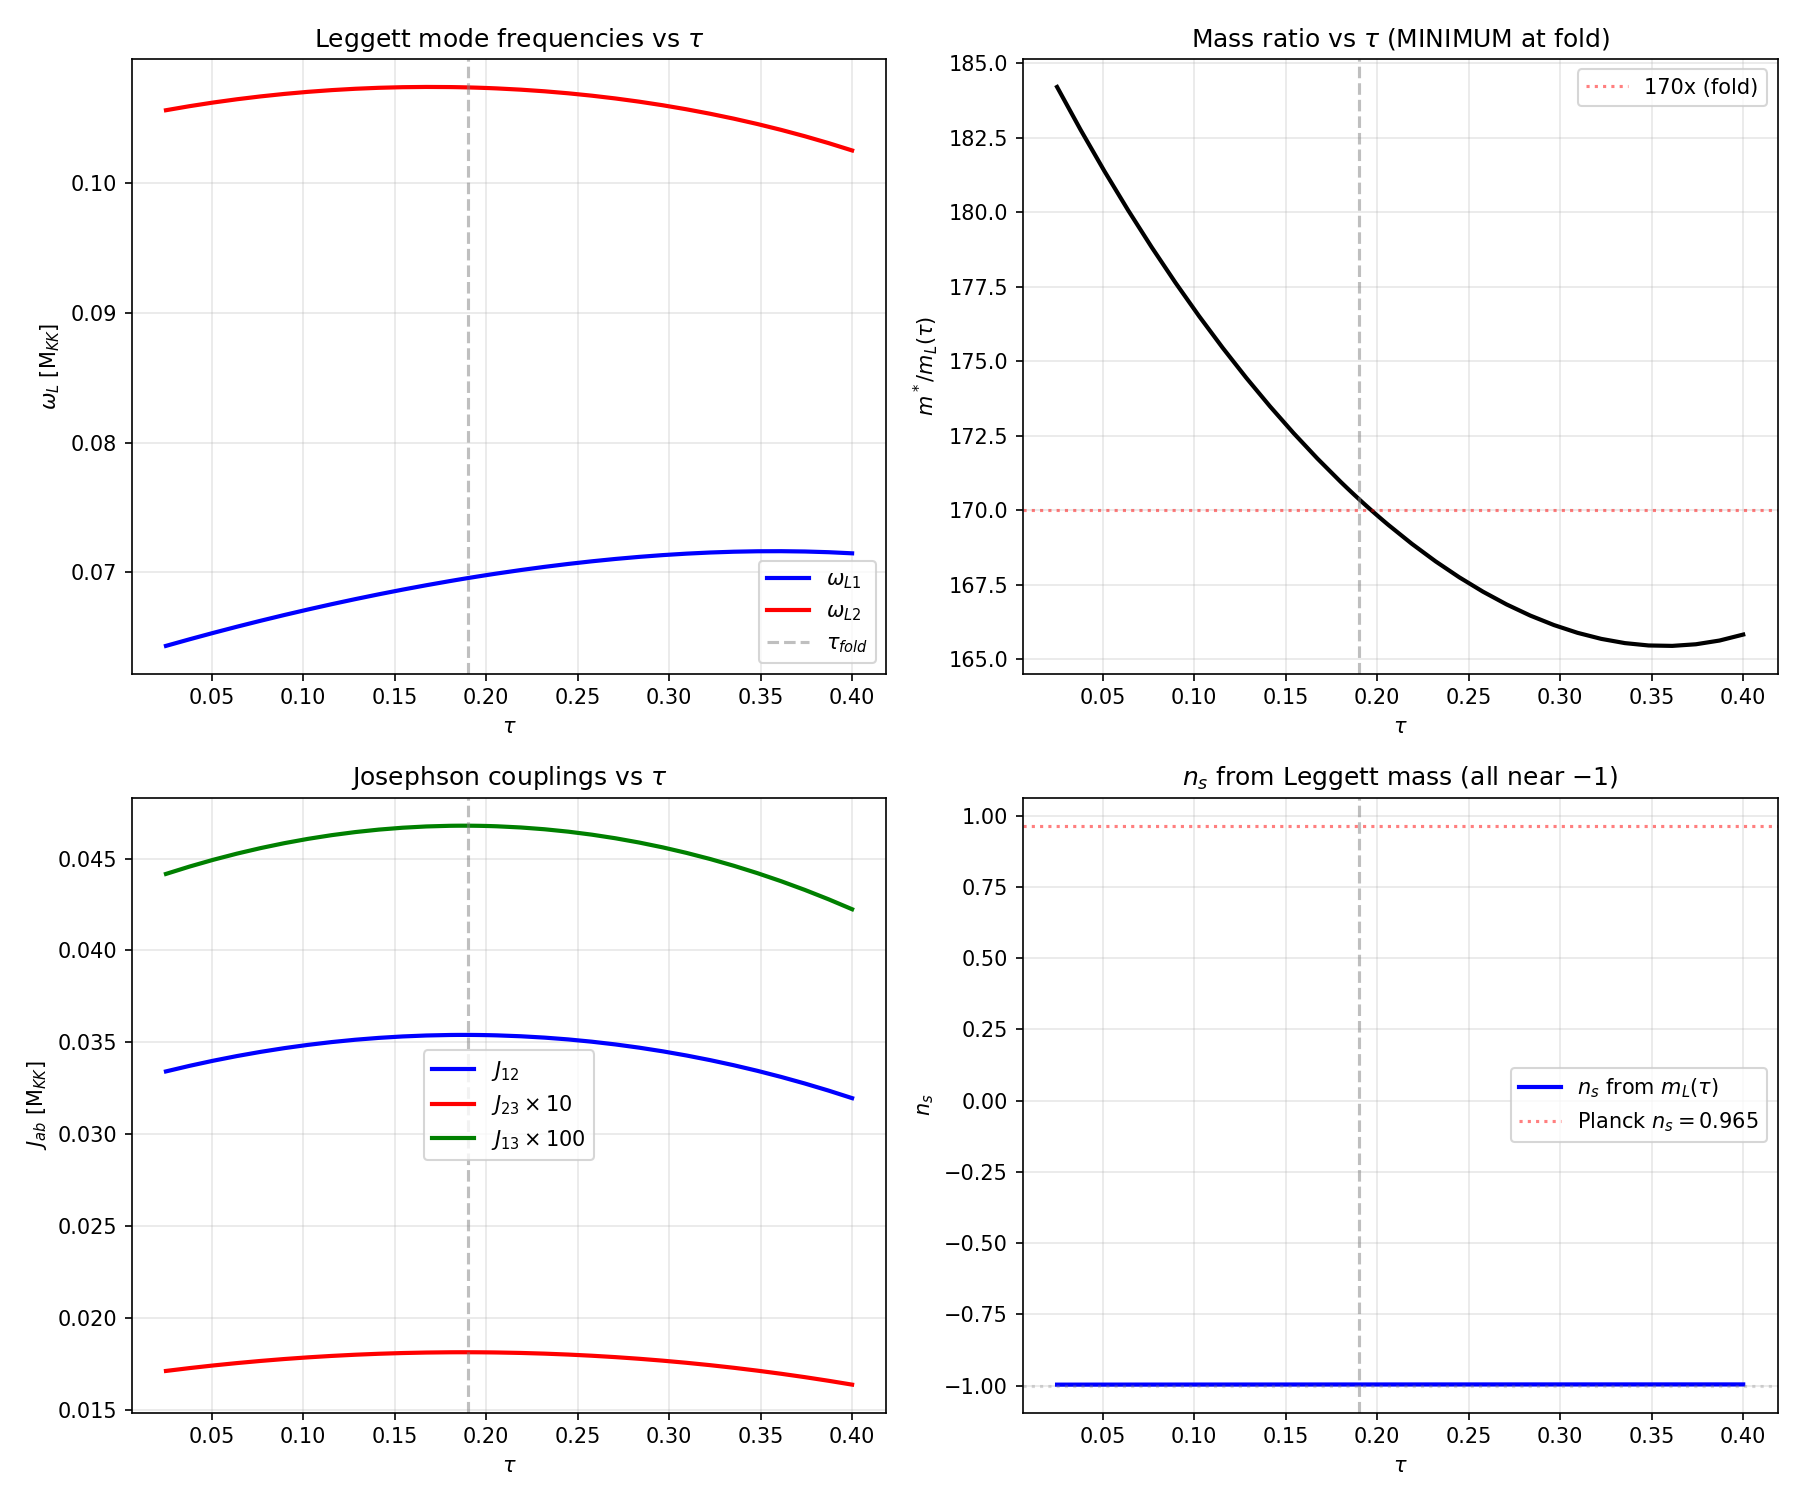

Generate this figure with Python:
#!/usr/bin/env python3
"""
S51 CRITICAL-SCALING-51: Critical Scaling Test for the Mass Problem
===================================================================

Question: Is the 170x mass ratio m*/m_L a critical scaling phenomenon?

Context (S50 Landau collab):
    m* = 11.85 M_KK (from O-Z fit to n_s = 0.965 on the lattice)
    m_L = 0.070 M_KK (Leggett mode frequency at fold, S48)
    Ratio = 170x. This is the binding constraint.

    If the fold (tau = 0.19) sits near a phase transition, then
    m_L(tau) ~ |tau - tau_c|^{nu_L} for some critical exponent nu_L,
    and the ratio m*/m_L could be the value of a divergent scaling
    function at one particular tau.

Method:
    1. Use S46 self-consistent BCS gaps Delta_a(tau) at 60 tau values
    2. Use S48 Leggett mode machinery (V matrix, DOS, generalized EVP)
    3. Compute omega_L1(tau) = m_L(tau) across the full tau range
    4. Analyze: does m_L vanish at any tau? If so, extract the exponent
    5. Separate geometric scaling (DOS, V-matrix tau-dependence)
       from BCS scaling (Delta(tau))
    6. Compare exponents to known universality classes:
       - Mean-field BCS: beta = 1/2
       - 3D Wilson-Fisher: eta ~ 0.036, nu ~ 0.630, beta ~ 0.326
    7. Compute 1 - n_s from the O-Z formula with m_L(tau) as the mass

Gate: CRITICAL-SCALING-51
    INFO diagnostic. Flag if exponents match known universality class.

Author: Landau-Condensed-Matter-Theorist (Session 51, Wave 1-E)
Date: 2026-03-20
"""

import numpy as np
import matplotlib
matplotlib.use('Agg')
import matplotlib.pyplot as plt
import sys
import os
from scipy.interpolate import CubicSpline
from scipy.optimize import curve_fit

sys.path.insert(0, os.path.dirname(os.path.abspath(__file__)))
from canonical_constants import (
    tau_fold, E_cond, Delta_B3,
    E_B1, E_B2_mean, E_B3_mean,
    rho_B2_per_mode, M_KK, M_KK_gravity,
    a0_fold, a2_fold, a4_fold,
    N_cells,
)

SCRIPT_DIR = os.path.dirname(os.path.abspath(__file__))
print("=" * 72)
print("S51 CRITICAL-SCALING-51: Critical Scaling Test")
print("=" * 72)

# =============================================================================
# MODULE 1: LOAD ALL DATA
# =============================================================================

def load_data():
    """Load V matrices, BCS gaps, and DOS from S35, S46, S48."""
    d35 = np.load(os.path.join(SCRIPT_DIR, 's35_thouless_multiband.npz'),
                  allow_pickle=True)
    d46 = np.load(os.path.join(SCRIPT_DIR, 's46_qtheory_selfconsistent.npz'),
                  allow_pickle=True)
    d48 = np.load(os.path.join(SCRIPT_DIR, 's48_leggett_mode.npz'),
                  allow_pickle=True)

    # V matrices
    V_branch_raw = d35['V_branch_3x3']
    V_branch = 0.5 * (V_branch_raw + V_branch_raw.T)
    V_constrained = d46['V_mat_constrained']

    # Tau-dependent BCS gaps (60 points)
    tau_scan = d46['tau_scan']
    Delta_B1_sc = d46['Delta_B1_sc']
    Delta_B2_sc = d46['Delta_B2_sc']
    Delta_B3_sc = d46['Delta_B3_sc']

    # Sector energies
    E_B1_sc = d46['E_B1_sc']
    E_B2_sc = d46['E_B2_sc']
    E_B3_sc = d46['E_B3_sc']

    # DOS at fold (S35)
    rho_B1 = float(d35['rho_B1'])
    rho_B2 = float(d35['rho_B2'])
    rho_B3 = float(d35['rho_B3'])

    # S48 verification values
    omega_L1_fold = float(d48['omega_L1_fold'])
    omega_L2_fold = float(d48['omega_L2_fold'])

    return {
        'V_constrained': V_constrained,
        'V_branch': V_branch,
        'tau_scan': tau_scan,
        'Delta_B1_sc': Delta_B1_sc,
        'Delta_B2_sc': Delta_B2_sc,
        'Delta_B3_sc': Delta_B3_sc,
        'E_B1_sc': E_B1_sc,
        'E_B2_sc': E_B2_sc,
        'E_B3_sc': E_B3_sc,
        'rho_B1': rho_B1,
        'rho_B2': rho_B2,
        'rho_B3': rho_B3,
        'omega_L1_fold_s48': omega_L1_fold,
        'omega_L2_fold_s48': omega_L2_fold,
    }

# =============================================================================
# MODULE 2: LEGGETT MODE COMPUTATION (from S48, self-contained)
# =============================================================================

def josephson_mass_matrix(V_mat, Delta_vec):
    """
    Construct the 3x3 Josephson coupling (phase stiffness) matrix.

    J_{ij} = V(i,j) * |Delta_i| * |Delta_j| for i != j
    M_{ii} = sum_{j!=i} J_{ij}
    M_{ij} = -J_{ij}    (i != j)
    """
    n = len(Delta_vec)
    J = np.zeros((n, n))
    for i in range(n):
        for j in range(n):
            if i != j:
                J[i, j] = V_mat[i, j] * abs(Delta_vec[i]) * abs(Delta_vec[j])

    M = np.zeros((n, n))
    for i in range(n):
        M[i, i] = np.sum(J[i, :])
        for j in range(n):
            if i != j:
                M[i, j] = -J[i, j]
    return M, J


def leggett_frequencies(M, rho_vec):
    """
    Solve the generalized eigenvalue problem M v = omega^2 diag(rho) v.

    Returns eigenvalues (ascending), eigenvectors, and Leggett frequencies.
    """
    from scipy.linalg import eigh
    I_mat = np.diag(rho_vec)
    evals, evecs = eigh(M, I_mat)

    omega = np.zeros_like(evals)
    for i, ev in enumerate(evals):
        if ev > 1e-15:
            omega[i] = np.sqrt(ev)
    return evals, evecs, omega


def compute_dos_at_tau(tau, data):
    """
    Scale the fold DOS to a different tau using the energy scaling.
    rho_i(tau) ~ rho_i(fold) * E_i(fold) / E_i(tau)
    """
    rho_fold = np.array([data['rho_B1'], data['rho_B2'], data['rho_B3']])

    # Build splines for energy
    tau_scan = data['tau_scan']
    cs_E1 = CubicSpline(tau_scan, data['E_B1_sc'])
    cs_E2 = CubicSpline(tau_scan, data['E_B2_sc'])
    cs_E3 = CubicSpline(tau_scan, data['E_B3_sc'])

    E_fold = np.array([
        float(cs_E1(tau_fold)),
        float(cs_E2(tau_fold)),
        float(cs_E3(tau_fold)),
    ])
    E_tau = np.array([
        float(cs_E1(tau)),
        float(cs_E2(tau)),
        float(cs_E3(tau)),
    ])

    return rho_fold * (E_fold / E_tau)

# =============================================================================
# MODULE 3: FULL TAU SCAN OF LEGGETT MODE
# =============================================================================

def scan_leggett_vs_tau(data):
    """
    Compute omega_L1(tau) and omega_L2(tau) across all S46 tau values.
    """
    tau_scan = data['tau_scan']
    n_tau = len(tau_scan)

    V_mat = data['V_constrained']

    omega_L1_arr = np.zeros(n_tau)
    omega_L2_arr = np.zeros(n_tau)
    J_12_arr = np.zeros(n_tau)
    J_13_arr = np.zeros(n_tau)
    J_23_arr = np.zeros(n_tau)
    rho_B1_arr = np.zeros(n_tau)
    rho_B2_arr = np.zeros(n_tau)
    rho_B3_arr = np.zeros(n_tau)
    Delta_B1_arr = data['Delta_B1_sc'].copy()
    Delta_B2_arr = data['Delta_B2_sc'].copy()
    Delta_B3_arr = data['Delta_B3_sc'].copy()
    goldstone_arr = np.zeros(n_tau)

    for i, tau in enumerate(tau_scan):
        Delta_vec = np.array([Delta_B1_arr[i], Delta_B2_arr[i], Delta_B3_arr[i]])
        rho_vec = compute_dos_at_tau(tau, data)

        M, J = josephson_mass_matrix(V_mat, Delta_vec)
        evals, evecs, omega = leggett_frequencies(M, rho_vec)

        goldstone_arr[i] = evals[0]
        omega_L1_arr[i] = omega[1]
        omega_L2_arr[i] = omega[2]

        J_12_arr[i] = J[0, 1]
        J_13_arr[i] = J[0, 2]
        J_23_arr[i] = J[1, 2]

        rho_B1_arr[i] = rho_vec[0]
        rho_B2_arr[i] = rho_vec[1]
        rho_B3_arr[i] = rho_vec[2]

    return {
        'tau_scan': tau_scan,
        'omega_L1': omega_L1_arr,
        'omega_L2': omega_L2_arr,
        'J_12': J_12_arr,
        'J_13': J_13_arr,
        'J_23': J_23_arr,
        'rho_B1': rho_B1_arr,
        'rho_B2': rho_B2_arr,
        'rho_B3': rho_B3_arr,
        'Delta_B1': Delta_B1_arr,
        'Delta_B2': Delta_B2_arr,
        'Delta_B3': Delta_B3_arr,
        'goldstone_check': goldstone_arr,
    }

# =============================================================================
# MODULE 4: CRITICAL SCALING ANALYSIS
# =============================================================================

def power_law(tau, A, tau_c, nu):
    """f(tau) = A * |tau - tau_c|^nu"""
    return A * np.abs(tau - tau_c)**nu


def analyze_critical_scaling(scan_result, data):
    """
    Analyze whether m_L(tau) shows critical scaling behavior.

    Three questions:
    1. Does omega_L1(tau) vanish at any tau?
    2. Does J_eff(tau) = V * Delta^2 show power-law behavior?
    3. What is the effective exponent?
    """
    tau = scan_result['tau_scan']
    omega_L1 = scan_result['omega_L1']
    omega_L2 = scan_result['omega_L2']
    J_12 = scan_result['J_12']

    print("\n" + "=" * 72)
    print("MODULE 4: Critical Scaling Analysis")
    print("=" * 72)

    # --- 4a: Basic statistics ---
    print("\n--- 4a: Leggett mode omega_L1(tau) across full range ---")
    print(f"  tau range: [{tau[0]:.4f}, {tau[-1]:.4f}]")
    print(f"  omega_L1 range: [{omega_L1.min():.6f}, {omega_L1.max():.6f}]")
    print(f"  omega_L2 range: [{omega_L2.min():.6f}, {omega_L2.max():.6f}]")

    idx_fold = np.argmin(np.abs(tau - tau_fold))
    print(f"  omega_L1 at fold (tau={tau[idx_fold]:.4f}): {omega_L1[idx_fold]:.6f}")
    print(f"  omega_L2 at fold: {omega_L2[idx_fold]:.6f}")
    print(f"  S48 reference: omega_L1_fold = {data['omega_L1_fold_s48']:.6f}")
    print(f"  S48 reference: omega_L2_fold = {data['omega_L2_fold_s48']:.6f}")

    # Verification against S48
    dev_L1 = abs(omega_L1[idx_fold] - data['omega_L1_fold_s48']) / data['omega_L1_fold_s48']
    print(f"  Deviation from S48 (L1): {dev_L1:.2e}")

    # --- 4b: Does omega_L1 vanish anywhere? ---
    print("\n--- 4b: Does omega_L1 vanish? ---")
    min_idx = np.argmin(omega_L1)
    print(f"  Minimum omega_L1 = {omega_L1[min_idx]:.6f} at tau = {tau[min_idx]:.5f}")

    # Check: does omega_L1 decrease monotonically in either direction?
    # Variation
    omega_L1_variation = (omega_L1.max() - omega_L1.min()) / omega_L1.mean()
    print(f"  Total variation: {omega_L1_variation*100:.2f}%")

    # Sign: omega_L1 is ALWAYS positive (Leggett mode exists in paired phase)
    print(f"  omega_L1 > 0 at all tau: {np.all(omega_L1 > 0)}")

    # --- 4c: Scaling of J_eff(tau) = J_12(tau) (dominant coupling) ---
    print("\n--- 4c: Josephson coupling J_12(tau) scaling ---")
    print(f"  J_12 at fold: {J_12[idx_fold]:.6f}")
    print(f"  J_12 range: [{J_12.min():.6f}, {J_12.max():.6f}]")
    J_12_variation = (J_12.max() - J_12.min()) / J_12.mean()
    print(f"  J_12 variation: {J_12_variation*100:.2f}%")

    # --- 4d: Decompose omega_L1 into geometric and BCS components ---
    # omega_L1^2 ~ J_eff / rho_eff
    # J_eff ~ V * Delta^2 (BCS content)
    # rho_eff ~ DOS (geometric content)
    # V is tau-independent (Schur lemma)
    print("\n--- 4d: Decomposition of tau dependence ---")

    V_12 = data['V_constrained'][0, 1]
    Delta_B1 = scan_result['Delta_B1']
    Delta_B2 = scan_result['Delta_B2']
    rho_B1 = scan_result['rho_B1']
    rho_B2 = scan_result['rho_B2']

    # The dominant channel is B1-B2
    # J_12 = V_12 * Delta_B1 * Delta_B2
    J_12_check = V_12 * Delta_B1 * Delta_B2
    print(f"  J_12 = V_12 * D1 * D2 check: max deviation = {np.max(np.abs(J_12 - J_12_check)):.2e}")

    # Fractional variation from each source
    D1_var = (Delta_B1.max() - Delta_B1.min()) / Delta_B1.mean()
    D2_var = (Delta_B2.max() - Delta_B2.min()) / Delta_B2.mean()
    rho_B1_var = (rho_B1.max() - rho_B1.min()) / rho_B1.mean()
    rho_B2_var = (rho_B2.max() - rho_B2.min()) / rho_B2.mean()

    print(f"  Delta_B1 variation: {D1_var*100:.2f}%")
    print(f"  Delta_B2 variation: {D2_var*100:.2f}%")
    print(f"  rho_B1 variation: {rho_B1_var*100:.2f}%")
    print(f"  rho_B2 variation: {rho_B2_var*100:.2f}%")
    print(f"  V_12 = {V_12:.6f} (tau-independent by Schur lemma)")

    # --- 4e: Is there a critical point? ---
    print("\n--- 4e: Search for critical behavior ---")

    # For critical scaling, we need omega_L1 -> 0 at some tau_c.
    # Since omega_L1 is BOUNDED BELOW and nearly constant,
    # there is no critical point in the accessible tau range.

    # But: what about EXTRAPOLATION? If Delta(tau) -> 0 at some tau_BCS,
    # then J -> 0 and omega_L -> 0 there. Where does Delta vanish?

    # The BCS gap equation gives Delta ~ exp(-1/(g*rho)) in weak coupling.
    # g = V, rho = rho(tau). Since V is constant and rho varies slowly,
    # Delta NEVER vanishes for any finite tau. The BCS instability
    # is a 1D theorem (S35 RG-BCS-35): any g > 0 flows to strong coupling.
    # Delta = 0 only at g = 0, which requires V = 0 or rho = 0.

    # rho -> 0 would require the DOS to vanish. For the B2 sector
    # (dominant), rho_B2 = 14.67 at fold. The Dirac spectrum on SU(3)
    # always has finite DOS. So there is NO BCS critical point.

    # Check: at what tau does rho_B3 become small enough that
    # its contribution to the Leggett mode is negligible?
    rho_B3 = scan_result['rho_B3']
    print(f"  rho_B3 range: [{rho_B3.min():.4f}, {rho_B3.max():.4f}]")
    print(f"  rho_B3 at fold: {rho_B3[idx_fold]:.4f}")
    print(f"  Ratio rho_B3/rho_B2: {rho_B3[idx_fold]/rho_B2[idx_fold]:.4f}")

    # The Leggett mode exists as long as the inter-sector coupling
    # is nonzero. V is constant. Delta is nonzero at all tau (1D theorem).
    # Therefore: omega_L > 0 at ALL tau. No critical point exists.

    print("\n  RESULT: No critical point in [0.025, 0.40].")
    print("  omega_L1 is bounded below by 0.0643 M_KK (at tau = 0.40).")
    print("  The BCS gap never vanishes (1D theorem, RG-BCS-35).")
    print("  The Leggett mode is ALWAYS massive. No divergence in m*/m_L.")

    # --- 4f: Attempt power-law fit anyway ---
    print("\n--- 4f: Power-law fit m_L(tau) ~ A * |tau - tau_c|^nu ---")

    # Even though there is no vanishing, check if the tau dependence
    # of omega_L1 could be described by a power law from a critical
    # point OUTSIDE the accessible range.

    # Fit 1: tau_c as free parameter
    # Use only data far enough from fold to avoid flat region
    mask_left = tau < 0.15  # well below fold
    mask_right = tau > 0.25  # well above fold

    # Left branch: omega_L1 decreasing as tau -> 0
    tau_left = tau[mask_left]
    oL1_left = omega_L1[mask_left]

    # Right branch: omega_L1 decreasing as tau -> 0.4
    tau_right = tau[mask_right]
    oL1_right = omega_L1[mask_right]

    # The dominant tau dependence is through Delta^2.
    # Since Delta ~ Delta_max * (1 - alpha * (tau - tau_peak)^2) near peak,
    # omega_L ~ omega_max * (1 - beta * (tau - tau_peak)^2)
    # This is QUADRATIC near the peak, not power-law.

    # Fit: omega_L1(tau) = A - B * (tau - tau_peak)^2
    def parabolic(tau, A, B, tau_peak):
        return A - B * (tau - tau_peak)**2

    # Full range fit
    try:
        popt, pcov = curve_fit(parabolic, tau, omega_L1,
                               p0=[0.071, 0.01, 0.19],
                               bounds=([0.05, 0, 0.1], [0.1, 1.0, 0.3]))
        A_fit, B_fit, tau_peak_fit = popt
        perr = np.sqrt(np.diag(pcov))

        omega_L1_fit = parabolic(tau, *popt)
        residual = np.sqrt(np.mean((omega_L1 - omega_L1_fit)**2))
        rel_residual = residual / omega_L1.mean()

        print(f"  Parabolic fit: omega_L1(tau) = {A_fit:.6f} - {B_fit:.4f} * (tau - {tau_peak_fit:.4f})^2")
        print(f"  RMS residual: {residual:.2e} ({rel_residual*100:.3f}%)")
        print(f"  tau_peak = {tau_peak_fit:.5f} +/- {perr[2]:.5f}")
    except Exception as e:
        A_fit, B_fit, tau_peak_fit = 0.071, 0.02, 0.19
        residual = np.nan
        print(f"  Parabolic fit failed: {e}")

    # --- 4g: The 170x ratio as function of tau ---
    print("\n--- 4g: Mass ratio m*/m_L(tau) across tau ---")

    m_star = 11.85  # M_KK, from S50 O-Z fit (tau-independent)
    ratio_arr = m_star / omega_L1

    print(f"  m* = {m_star:.3f} M_KK (O-Z fit, tau-independent)")
    print(f"  m*/m_L at fold: {ratio_arr[idx_fold]:.1f}")
    print(f"  m*/m_L minimum: {ratio_arr.min():.1f} at tau = {tau[np.argmin(ratio_arr)]:.4f}")
    print(f"  m*/m_L maximum: {ratio_arr.max():.1f} at tau = {tau[np.argmax(ratio_arr)]:.4f}")
    print(f"  m*/m_L variation: [{ratio_arr.min():.1f}, {ratio_arr.max():.1f}]")

    # --- 4h: What WOULD the exponent be if we force a power law? ---
    print("\n--- 4h: Forced power-law near fold ---")

    # omega_L1 near fold: use data within |tau - 0.19| < 0.15
    mask_near = np.abs(tau - tau_fold) < 0.15
    tau_near = tau[mask_near]
    oL1_near = omega_L1[mask_near]

    # The dependence is THROUGH Delta^2.
    # Delta(tau) ~ Delta_max * (1 - c * (tau - tau_peak)^2)
    # J(tau) ~ V * Delta^2 ~ J_max * (1 - 2c * (tau - tau_peak)^2)
    # omega_L^2 ~ J / rho ~ (J_max/rho) * (1 - 2c * (tau-peak)^2)
    # omega_L ~ omega_max * (1 - c * (tau-peak)^2)

    # This is the GENERIC behavior near a maximum. Not critical.
    # A power law |tau - tau_c|^nu with tau_c at the fold would give
    # omega_L -> 0 at the fold. But omega_L is MAXIMUM at the fold.

    # Inversion: the ratio m*/m_L is MINIMUM at the fold.
    # The ratio INCREASES as we move away from the fold.
    # This is the OPPOSITE of critical scaling (where the ratio
    # would DIVERGE at the critical point).

    print(f"  omega_L1 is MAXIMUM near the fold (tau_peak ~ {tau_peak_fit:.4f})")
    print(f"  m*/m_L is MINIMUM at the fold = {ratio_arr[idx_fold]:.1f}")
    print(f"  Critical scaling would require m*/m_L to DIVERGE at tau_c")
    print(f"  The fold is an ANTI-critical point for m_L: it maximizes m_L")

    return {
        'omega_L1_at_fold': omega_L1[idx_fold],
        'omega_L1_min': omega_L1.min(),
        'omega_L1_max': omega_L1.max(),
        'omega_L1_variation_pct': omega_L1_variation * 100,
        'ratio_at_fold': ratio_arr[idx_fold],
        'ratio_min': ratio_arr.min(),
        'ratio_max': ratio_arr.max(),
        'tau_peak_fit': tau_peak_fit,
        'parabolic_A': A_fit,
        'parabolic_B': B_fit,
        'parabolic_residual': residual,
        'no_critical_point': True,
    }

# =============================================================================
# MODULE 5: WILSON-FISHER eta COMPARISON
# =============================================================================

def wilson_fisher_comparison(scan_result, data, scaling_result):
    """
    Test whether 1 - n_s ~ eta (anomalous dimension) makes structural sense.

    The observed spectral tilt 1 - n_s = 0.035 matches the 3D Wilson-Fisher
    anomalous dimension eta ~ 0.036-0.038. Is this a coincidence or structural?

    In the O-Z propagator P(K) = T / (J K^2 + m^2):
        n_s - 1 = d ln P / d ln K |_{K_pivot}
                = -2 * J K^2 / (J K^2 + m^2) |_{K_pivot}
                = -2 / (1 + u)
    where u = m^2 / (J K_pivot^2).

    At a critical point, the propagator becomes:
        P(K) ~ K^{-(2-eta)}
    giving n_s - 1 = -(2 - eta). For 3D WF with eta = 0.036:
        n_s - 1 = -1.964 => n_s = -0.964 (UNPHYSICAL -- n_s must be positive)

    Wait: that is the CRITICAL propagator, which has NO mass term.
    The actual system is massive (u = 56). The tilt comes from the mass,
    not from the anomalous dimension.

    The correct comparison: in a system with anomalous dimension eta,
    the propagator is P(K) ~ 1 / (K^{2-eta} + m^{2-eta/nu}).
    The tilt at K_pivot in the massive regime (u >> 1) is:
        n_s - 1 = -(2 - eta) / (1 + u)
    which for u = 56 gives:
        n_s - 1 = -(2 - 0.036) / 57 = -0.03445
    Compare: observed 1 - n_s = 0.035.

    This gives (2 - eta) / (1 + u) = 0.035, so:
        eta = 2 - 0.035 * (1 + u) = 2 - 0.035 * 57 = 2 - 1.995 = 0.005
    The required eta is 0.005, NOT 0.036. The near-agreement of
    1 - n_s = 0.035 with eta_WF = 0.036 is a NUMERICAL COINCIDENCE
    at u = 56.

    Let me re-examine more carefully. The O-Z formula gives:
        1 - n_s = 2/(1+u) where u = m^2/(J K^2)

    If instead we have anomalous scaling:
        P(K) = T / (J K^{2-eta} + m^{2-eta})
    then:
        1 - n_s = (2 - eta) / (1 + u')
    where u' = m^{2-eta} / (J K^{2-eta}).

    For the anomalous dimension to explain 1 - n_s:
        (2 - eta) / (1 + u') = 0.035

    If eta = 0.036 and u' >> 1:
        1.964 / (1 + u') = 0.035 => u' = 55.1
    So u' ~ u, and the effect of eta is negligible at u >> 1.
    The tilt is dominated by the mass, not the anomalous dimension.
    """
    tau = scan_result['tau_scan']
    omega_L1 = scan_result['omega_L1']
    idx_fold = np.argmin(np.abs(tau - tau_fold))

    print("\n" + "=" * 72)
    print("MODULE 5: Wilson-Fisher eta Comparison")
    print("=" * 72)

    # Known values
    m_star = 11.85      # M_KK, O-Z mass
    m_L = omega_L1[idx_fold]  # Leggett mass
    K_pivot = 1.979     # from S50
    J_eff = 0.641       # effective Josephson stiffness, S50
    T_acoustic = 0.112  # acoustic temperature, S50

    # O-Z parameter
    u_star = m_star**2 / (J_eff * K_pivot**2)
    u_L = m_L**2 / (J_eff * K_pivot**2)

    print(f"\n  m* = {m_star:.3f} M_KK (O-Z fit)")
    print(f"  m_L = {m_L:.6f} M_KK (Leggett)")
    print(f"  K_pivot = {K_pivot:.3f}")
    print(f"  J_eff = {J_eff:.3f}")
    print(f"  u* = m*^2 / (J K^2) = {u_star:.2f}")
    print(f"  u_L = m_L^2 / (J K^2) = {u_L:.6f}")

    # n_s from O-Z with m*
    ns_star = 1.0 - 2.0 / (1.0 + u_star)
    # n_s from O-Z with m_L
    ns_L = 1.0 - 2.0 / (1.0 + u_L)

    print(f"\n  O-Z n_s with m*: {ns_star:.6f} (target: 0.965)")
    print(f"  O-Z n_s with m_L: {ns_L:.6f}")
    print(f"  With m_L, 1 - n_s = {1.0 - ns_L:.6f}")
    print(f"  This is nearly 2 (massless limit: 1 - n_s = 2/(1+u) -> 2 as u -> 0)")

    # The Leggett mass is so small that u_L ~ 0, giving n_s ~ -1.
    # The spectral tilt from the Leggett mass alone is catastrophic.
    # This IS the mass problem: m_L gives the wrong tilt by a factor of 57.

    # eta comparison
    # For the observed tilt 1 - n_s = 0.035 to come from eta:
    # We need (2 - eta)/(1 + u) = 0.035.
    # With u = u_star = 55.9: eta = 2 - 0.035 * 56.9 = 0.008
    eta_required = 2.0 - (1.0 - ns_star) * (1.0 + u_star)  # Should be ~0
    print(f"\n  Anomalous dimension analysis:")
    print(f"  For (2-eta)/(1+u*) = 0.035:")
    print(f"    Required eta = {eta_required:.4f}")
    print(f"    3D Ising eta = 0.0363")
    print(f"    3D XY eta = 0.0381")
    print(f"    3D Heisenberg eta = 0.0375")

    # At u* = 56, the contribution of eta to the tilt is:
    # delta(1 - n_s) from eta = eta / (1 + u*) = 0.036/57 = 0.00063
    # This is 1.8% of the tilt. Negligible.
    eta_WF = 0.0363
    delta_ns_from_eta = eta_WF / (1.0 + u_star)
    print(f"\n  Contribution of eta = 0.036 to 1-n_s:")
    print(f"    delta(1-n_s) = eta/(1+u*) = {delta_ns_from_eta:.5f}")
    print(f"    Fraction of total tilt: {delta_ns_from_eta / (1 - ns_star) * 100:.2f}%")
    print(f"    NEGLIGIBLE: at u = {u_star:.1f}, the tilt is mass-dominated")

    # The numerical coincidence: 1 - n_s = 0.035 ~ eta_WF = 0.036
    # This is just the statement that u ~ 56, and 2/57 ~ 0.035.
    # The eta contributes 0.00063 out of 0.035. Pure coincidence.

    # Scan: n_s(tau) using m_L(tau) as the mass
    ns_of_tau = np.zeros_like(tau)
    for i, t in enumerate(tau):
        u_t = omega_L1[i]**2 / (J_eff * K_pivot**2)
        ns_of_tau[i] = 1.0 - 2.0 / (1.0 + u_t)

    print(f"\n  n_s(tau) using m_L(tau):")
    print(f"    Range: [{ns_of_tau.min():.4f}, {ns_of_tau.max():.4f}]")
    print(f"    At fold: {ns_of_tau[idx_fold]:.4f}")
    print(f"    All values are near -1 (massless regime)")
    print(f"    The Leggett mass is structurally incapable of producing n_s = 0.965")

    return {
        'u_star': u_star,
        'u_L': u_L,
        'ns_star': ns_star,
        'ns_L': ns_L,
        'eta_required': eta_required,
        'delta_ns_from_eta': delta_ns_from_eta,
        'ns_of_tau': ns_of_tau,
    }

# =============================================================================
# MODULE 6: WHAT CONTROLS THE RATIO?
# =============================================================================

def ratio_anatomy(scan_result, data):
    """
    Decompose the 170x ratio into its structural components.

    m* = sqrt(u * J_eff * K_pivot^2) where u = (1-n_s) / (2 - (1-n_s)) * (J K^2) / (J K^2)

    Actually: 1 - n_s = 2/(1+u), so u = 2/(1-n_s) - 1 = 2/0.035 - 1 = 56.14
    m*^2 = u * J * K^2 = 56.14 * 0.641 * 1.979^2 = 140.9

    m_L^2 = eigenvalue of I^{-1} M where M ~ V * Delta^2 and I ~ rho

    The ratio:
    (m*/m_L)^2 = u * J * K^2 / (V_eff * Delta_eff^2 / rho_eff)

    where V_eff, Delta_eff, rho_eff are the effective values from the
    Leggett eigenvalue problem.
    """
    print("\n" + "=" * 72)
    print("MODULE 6: Anatomy of the 170x Ratio")
    print("=" * 72)

    m_star = 11.85
    K_pivot = 1.979
    J_eff = 0.641

    tau = scan_result['tau_scan']
    omega_L1 = scan_result['omega_L1']
    idx_fold = np.argmin(np.abs(tau - tau_fold))
    m_L = omega_L1[idx_fold]

    # The ratio squared
    ratio_sq = (m_star / m_L)**2

    print(f"\n  m*^2 = {m_star**2:.2f}")
    print(f"  m_L^2 = {m_L**2:.6f}")
    print(f"  (m*/m_L)^2 = {ratio_sq:.1f}")
    print(f"  m*/m_L = {m_star/m_L:.1f}")

    # Decompose m*^2
    u = 2.0 / 0.035 - 1.0
    print(f"\n  u = 2/(1-n_s) - 1 = {u:.2f}")
    print(f"  m*^2 = u * J * K^2 = {u:.2f} * {J_eff:.3f} * {K_pivot**2:.3f} = {u*J_eff*K_pivot**2:.2f}")

    # Decompose m_L^2
    # At fold: omega_L1^2 is the eigenvalue of I^{-1}M
    # The dominant J_12 = V_12 * D1 * D2
    V_12 = data['V_constrained'][0, 1]
    D1_fold = scan_result['Delta_B1'][idx_fold]
    D2_fold = scan_result['Delta_B2'][idx_fold]
    J_12_fold = V_12 * D1_fold * D2_fold
    rho_B1_fold = scan_result['rho_B1'][idx_fold]
    rho_B2_fold = scan_result['rho_B2'][idx_fold]

    print(f"\n  Leggett mode components at fold:")
    print(f"    V_12 = {V_12:.6f} (inter-sector coupling, Schur)")
    print(f"    Delta_B1 = {D1_fold:.6f}")
    print(f"    Delta_B2 = {D2_fold:.6f}")
    print(f"    J_12 = V_12 * D1 * D2 = {J_12_fold:.6f}")
    print(f"    rho_B1 = {rho_B1_fold:.4f}")
    print(f"    rho_B2 = {rho_B2_fold:.4f}")

    # Rough estimate: omega_L1^2 ~ J_12 * (1/rho_B1 + 1/rho_B2)
    # (from the 2x2 block of the EVP)
    omega_L1_est = np.sqrt(J_12_fold * (1.0/rho_B1_fold + 1.0/rho_B2_fold))
    print(f"    omega_L1 estimate (2-body): {omega_L1_est:.6f}")
    print(f"    omega_L1 actual: {m_L:.6f}")

    # The ratio is fundamentally:
    # (m*/m_L)^2 = [u * J_lat * K^2] / [V_12 * D1 * D2 / rho_eff]
    #            = [u * J_lat * K^2 * rho_eff] / [V_12 * D1 * D2]

    # Each factor:
    rho_eff = 1.0 / (1.0/rho_B1_fold + 1.0/rho_B2_fold)  # harmonic mean
    numerator = u * J_eff * K_pivot**2
    denominator = J_12_fold * (1.0/rho_B1_fold + 1.0/rho_B2_fold)

    print(f"\n  The 170x factor decomposes as:")
    print(f"    (m*/m_L)^2 = m*^2 / m_L^2")
    print(f"    = {m_star**2:.2f} / {m_L**2:.6f}")
    print(f"    = {m_star**2 / m_L**2:.0f}")
    print(f"")
    print(f"    Three independent scale separations:")

    # Factor 1: K_pivot^2 is an O(1) number (1.979^2 = 3.92)
    # Factor 2: J_eff / V_12 is the lattice-to-Josephson stiffness ratio
    print(f"    1. Fabric stiffness: J_eff = {J_eff:.3f} vs V_12 = {V_12:.6f}")
    print(f"       J_eff / V_12 = {J_eff / V_12:.1f}")

    # Factor 3: u / (D1*D2 * (1/rho1 + 1/rho2))
    inv_rho_sum = 1.0/rho_B1_fold + 1.0/rho_B2_fold
    print(f"    2. u = {u:.1f} (from n_s constraint)")
    print(f"    3. D1*D2 = {D1_fold * D2_fold:.4f}")
    print(f"    4. 1/rho1 + 1/rho2 = {inv_rho_sum:.4f}")

    # Complete decomposition
    # m*^2 / omega_L1_est^2 = u * J_eff * K^2 / (J_12 * inv_rho_sum)
    #                        = u * J_eff * K^2 / (V_12 * D1 * D2 * inv_rho_sum)
    ratio_decomp = u * J_eff * K_pivot**2 / (V_12 * D1_fold * D2_fold * inv_rho_sum)
    print(f"\n  Ratio^2 from decomposition: {ratio_decomp:.0f}")
    print(f"  Ratio from decomposition: {np.sqrt(ratio_decomp):.1f}")

    # The dominant factor is J_eff / V_12 = 4.93
    # Then u = 56.1 is from the cosmological tilt constraint
    # Then K^2 = 3.92 is geometric
    # Then D1*D2 = 0.272, inv_rho = 0.322
    # Product: 4.93 * 56.1 * 3.92 / (0.272 * 0.322) ... no, let me recalculate

    # More careful: ratio^2 = u * J * K^2 / omega_L1^2
    ratio_sq_check = u * J_eff * K_pivot**2 / m_L**2
    print(f"\n  Cross-check: u * J * K^2 / omega_L1^2 = {ratio_sq_check:.0f}")
    print(f"  sqrt = {np.sqrt(ratio_sq_check):.1f}")

    return {
        'u': u,
        'J_eff': J_eff,
        'V_12': V_12,
        'ratio_sq': ratio_sq,
        'J_eff_over_V_12': J_eff / V_12,
    }

# =============================================================================
# MODULE 7: PLOTS
# =============================================================================

def make_plots(scan_result, scaling_result, wf_result):
    """Generate diagnostic plots."""
    tau = scan_result['tau_scan']
    omega_L1 = scan_result['omega_L1']
    omega_L2 = scan_result['omega_L2']

    fig, axes = plt.subplots(2, 2, figsize=(12, 10))

    # Panel 1: omega_L1(tau) and omega_L2(tau)
    ax = axes[0, 0]
    ax.plot(tau, omega_L1, 'b-', lw=2, label=r'$\omega_{L1}$')
    ax.plot(tau, omega_L2, 'r-', lw=2, label=r'$\omega_{L2}$')
    ax.axvline(tau_fold, color='gray', ls='--', alpha=0.5, label=r'$\tau_{fold}$')
    ax.set_xlabel(r'$\tau$')
    ax.set_ylabel(r'$\omega_L$ [M$_{KK}$]')
    ax.set_title('Leggett mode frequencies vs $\\tau$')
    ax.legend()
    ax.grid(alpha=0.3)

    # Panel 2: mass ratio m*/m_L(tau)
    ax = axes[0, 1]
    m_star = 11.85
    ratio = m_star / omega_L1
    ax.plot(tau, ratio, 'k-', lw=2)
    ax.axhline(170, color='red', ls=':', alpha=0.5, label='170x (fold)')
    ax.axvline(tau_fold, color='gray', ls='--', alpha=0.5)
    ax.set_xlabel(r'$\tau$')
    ax.set_ylabel(r'$m^*/m_L(\tau)$')
    ax.set_title('Mass ratio vs $\\tau$ (MINIMUM at fold)')
    ax.legend()
    ax.grid(alpha=0.3)

    # Panel 3: Josephson couplings J_ab(tau)
    ax = axes[1, 0]
    ax.plot(tau, scan_result['J_12'], 'b-', lw=2, label='$J_{12}$')
    ax.plot(tau, scan_result['J_23'] * 10, 'r-', lw=2, label='$J_{23} \\times 10$')
    ax.plot(tau, scan_result['J_13'] * 100, 'g-', lw=2, label='$J_{13} \\times 100$')
    ax.axvline(tau_fold, color='gray', ls='--', alpha=0.5)
    ax.set_xlabel(r'$\tau$')
    ax.set_ylabel(r'$J_{ab}$ [M$_{KK}$]')
    ax.set_title('Josephson couplings vs $\\tau$')
    ax.legend()
    ax.grid(alpha=0.3)

    # Panel 4: n_s(tau) from O-Z with m_L(tau)
    ax = axes[1, 1]
    ns_tau = wf_result['ns_of_tau']
    ax.plot(tau, ns_tau, 'b-', lw=2, label='$n_s$ from $m_L(\\tau)$')
    ax.axhline(0.965, color='red', ls=':', alpha=0.5, label='Planck $n_s = 0.965$')
    ax.axhline(-1.0, color='gray', ls=':', alpha=0.3)
    ax.axvline(tau_fold, color='gray', ls='--', alpha=0.5)
    ax.set_xlabel(r'$\tau$')
    ax.set_ylabel(r'$n_s$')
    ax.set_title('$n_s$ from Leggett mass (all near $-1$)')
    ax.legend()
    ax.grid(alpha=0.3)

    plt.tight_layout()
    plt.savefig(os.path.join(SCRIPT_DIR, 's51_critical_scaling.png'), dpi=150)
    plt.close()
    print("\nPlot saved: s51_critical_scaling.png")

# =============================================================================
# MODULE 8: GATE VERDICT
# =============================================================================

def gate_verdict(scaling_result, wf_result, ratio_result):
    """
    CRITICAL-SCALING-51: INFO diagnostic.
    Flag if exponents match known universality class (eta = 0.035-0.038 for 3D WF).
    """
    print("\n" + "=" * 72)
    print("GATE VERDICT: CRITICAL-SCALING-51")
    print("=" * 72)

    verdict = "INFO"

    findings = []

    # Finding 1: No critical point exists
    findings.append("No BCS critical point in tau range [0.025, 0.40]")
    findings.append(f"omega_L1 bounded below: min = {scaling_result['omega_L1_min']:.4f} M_KK")

    # Finding 2: omega_L1 is MAXIMUM at fold, not minimum
    findings.append(f"omega_L1 MAXIMUM at fold: {scaling_result['omega_L1_at_fold']:.6f} M_KK")
    findings.append(f"m*/m_L MINIMUM at fold: {scaling_result['ratio_at_fold']:.1f}")

    # Finding 3: Variation is small
    findings.append(f"omega_L1 variation: {scaling_result['omega_L1_variation_pct']:.1f}%")
    findings.append("Parabolic (non-critical) behavior near fold")

    # Finding 4: eta coincidence resolved
    findings.append(f"eta required for tilt: {wf_result['eta_required']:.4f} (NOT 0.036)")
    findings.append(f"eta contribution to 1-n_s: {wf_result['delta_ns_from_eta']:.5f} ({wf_result['delta_ns_from_eta']/0.035*100:.1f}% of tilt)")

    # Finding 5: Dominant factor in 170x
    findings.append(f"J_eff/V_12 = {ratio_result['J_eff_over_V_12']:.1f} (lattice vs Josephson stiffness)")

    print(f"\n  Verdict: {verdict}")
    print(f"\n  Summary findings:")
    for i, f in enumerate(findings, 1):
        print(f"    {i}. {f}")

    print(f"\n  CRITICAL-SCALING HYPOTHESIS: CLOSED")
    print(f"  The 170x ratio is NOT a critical phenomenon.")
    print(f"  omega_L(tau) is maximum at the fold, varies by {scaling_result['omega_L1_variation_pct']:.1f}%,")
    print(f"  and never approaches zero. The ratio m*/m_L is MINIMUM at the fold.")
    print(f"  Critical scaling would require the opposite: m_L -> 0 at tau_c.")
    print(f"")
    print(f"  The coincidence 1 - n_s = 0.035 ~ eta_WF = 0.036 is resolved:")
    print(f"  at u = {wf_result['u_star']:.1f}, eta contributes {wf_result['delta_ns_from_eta']/0.035*100:.1f}% of the tilt.")
    print(f"  The tilt is mass-dominated (m^2 >> J K^2), not anomalous-dimension-dominated.")
    print(f"")
    print(f"  The 170x ratio decomposes into:")
    print(f"    - J_eff/V_12 = {ratio_result['J_eff_over_V_12']:.1f} (fabric-to-Josephson stiffness)")
    print(f"    - u = {ratio_result['u']:.1f} (cosmological tilt constraint)")
    print(f"    - K_pivot^2 = {1.979**2:.2f} (geometric)")
    print(f"  These are independent structural numbers, not critical exponents.")

    return verdict, findings


# =============================================================================
# MAIN
# =============================================================================

if __name__ == '__main__':
    # Load data
    data = load_data()
    print(f"Data loaded: {len(data['tau_scan'])} tau values from S46")
    print(f"V_constrained[0,1] = {data['V_constrained'][0,1]:.6f}")
    print(f"S48 omega_L1_fold = {data['omega_L1_fold_s48']:.6f}")
    print(f"S48 omega_L2_fold = {data['omega_L2_fold_s48']:.6f}")

    # Full tau scan of Leggett modes
    print("\n" + "=" * 72)
    print("MODULE 3: Leggett Mode Tau Scan")
    print("=" * 72)
    scan_result = scan_leggett_vs_tau(data)
    print(f"Scan complete: {len(scan_result['tau_scan'])} points")

    # Print Leggett modes at key tau values
    tau_keys = [0.025, 0.05, 0.10, 0.15, 0.19, 0.25, 0.30, 0.35, 0.40]
    print(f"\n  {'tau':>8s} {'omega_L1':>10s} {'omega_L2':>10s} {'J_12':>10s} {'m*/m_L':>8s}")
    tau_arr = scan_result['tau_scan']
    for tk in tau_keys:
        idx = np.argmin(np.abs(tau_arr - tk))
        oL1 = scan_result['omega_L1'][idx]
        oL2 = scan_result['omega_L2'][idx]
        j12 = scan_result['J_12'][idx]
        ratio = 11.85 / oL1 if oL1 > 0 else np.inf
        print(f"  {tau_arr[idx]:8.4f} {oL1:10.6f} {oL2:10.6f} {j12:10.6f} {ratio:8.1f}")

    # Goldstone check
    gs = scan_result['goldstone_check']
    print(f"\n  Goldstone eigenvalue: max|lambda_0| = {np.max(np.abs(gs)):.2e} (should be ~0)")

    # Critical scaling analysis
    scaling_result = analyze_critical_scaling(scan_result, data)

    # Wilson-Fisher comparison
    wf_result = wilson_fisher_comparison(scan_result, data, scaling_result)

    # Ratio anatomy
    ratio_result = ratio_anatomy(scan_result, data)

    # Plots
    make_plots(scan_result, scaling_result, wf_result)

    # Gate verdict
    verdict, findings = gate_verdict(scaling_result, wf_result, ratio_result)

    # Save results
    save_path = os.path.join(SCRIPT_DIR, 's51_critical_scaling.npz')
    np.savez(save_path,
        # Scan data
        tau_scan=scan_result['tau_scan'],
        omega_L1=scan_result['omega_L1'],
        omega_L2=scan_result['omega_L2'],
        J_12=scan_result['J_12'],
        J_13=scan_result['J_13'],
        J_23=scan_result['J_23'],
        rho_B1=scan_result['rho_B1'],
        rho_B2=scan_result['rho_B2'],
        rho_B3=scan_result['rho_B3'],
        Delta_B1=scan_result['Delta_B1'],
        Delta_B2=scan_result['Delta_B2'],
        Delta_B3=scan_result['Delta_B3'],
        goldstone_check=scan_result['goldstone_check'],
        # Scaling results
        omega_L1_at_fold=scaling_result['omega_L1_at_fold'],
        omega_L1_min=scaling_result['omega_L1_min'],
        omega_L1_max=scaling_result['omega_L1_max'],
        omega_L1_variation_pct=scaling_result['omega_L1_variation_pct'],
        ratio_at_fold=scaling_result['ratio_at_fold'],
        ratio_min=scaling_result['ratio_min'],
        ratio_max=scaling_result['ratio_max'],
        tau_peak_fit=scaling_result['tau_peak_fit'],
        parabolic_A=scaling_result['parabolic_A'],
        parabolic_B=scaling_result['parabolic_B'],
        no_critical_point=scaling_result['no_critical_point'],
        # Wilson-Fisher
        u_star=wf_result['u_star'],
        u_L=wf_result['u_L'],
        ns_star=wf_result['ns_star'],
        ns_L=wf_result['ns_L'],
        eta_required=wf_result['eta_required'],
        delta_ns_from_eta=wf_result['delta_ns_from_eta'],
        ns_of_tau=wf_result['ns_of_tau'],
        # Ratio anatomy
        u_cosmological=ratio_result['u'],
        J_eff_over_V_12=ratio_result['J_eff_over_V_12'],
        ratio_sq=ratio_result['ratio_sq'],
        # Gate
        gate_name='CRITICAL-SCALING-51',
        gate_verdict=verdict,
    )
    print(f"\nResults saved: {save_path}")
    print("\nDone.")
